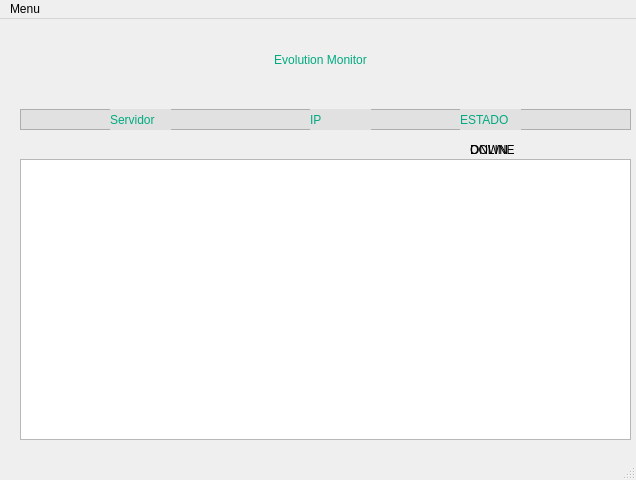
<?xml version="1.0" encoding="UTF-8"?>
<ui version="4.0">
 <class>MainWindow</class>
 <widget class="QMainWindow" name="MainWindow">
  <property name="geometry">
   <rect>
    <x>0</x>
    <y>0</y>
    <width>636</width>
    <height>480</height>
   </rect>
  </property>
  <property name="windowTitle">
   <string>MainWindow</string>
  </property>
  <widget class="QWidget" name="centralwidget">
   <widget class="QLabel" name="TITTLELABEL">
    <property name="geometry">
     <rect>
      <x>10</x>
      <y>20</y>
      <width>621</width>
      <height>41</height>
     </rect>
    </property>
    <property name="styleSheet">
     <string notr="true">color: rgb(0, 170, 127);
font: 75 36pt &quot;MS Shell Dlg 2&quot;;</string>
    </property>
    <property name="text">
     <string>Evolution Monitor</string>
    </property>
    <property name="alignment">
     <set>Qt::AlignCenter</set>
    </property>
   </widget>
   <widget class="QFrame" name="frame">
    <property name="geometry">
     <rect>
      <x>20</x>
      <y>90</y>
      <width>611</width>
      <height>21</height>
     </rect>
    </property>
    <property name="styleSheet">
     <string notr="true">background-color: rgb(225, 225, 225);</string>
    </property>
    <property name="frameShape">
     <enum>QFrame::StyledPanel</enum>
    </property>
    <property name="frameShadow">
     <enum>QFrame::Raised</enum>
    </property>
    <widget class="QLabel" name="label_2">
     <property name="geometry">
      <rect>
       <x>90</x>
       <y>0</y>
       <width>61</width>
       <height>21</height>
      </rect>
     </property>
     <property name="styleSheet">
      <string notr="true">color: rgb(0, 170, 127);
font: 75 12pt &quot;MS Shell Dlg 2&quot;;</string>
     </property>
     <property name="text">
      <string>Servidor</string>
     </property>
    </widget>
    <widget class="QLabel" name="label_3">
     <property name="geometry">
      <rect>
       <x>290</x>
       <y>0</y>
       <width>61</width>
       <height>21</height>
      </rect>
     </property>
     <property name="styleSheet">
      <string notr="true">color: rgb(0, 170, 127);
font: 75 12pt &quot;MS Shell Dlg 2&quot;;</string>
     </property>
     <property name="text">
      <string>IP</string>
     </property>
    </widget>
    <widget class="QLabel" name="label_4">
     <property name="geometry">
      <rect>
       <x>440</x>
       <y>0</y>
       <width>61</width>
       <height>21</height>
      </rect>
     </property>
     <property name="styleSheet">
      <string notr="true">color: rgb(0, 170, 127);
font: 75 12pt &quot;MS Shell Dlg 2&quot;;</string>
     </property>
     <property name="text">
      <string>ESTADO</string>
     </property>
    </widget>
   </widget>
   <widget class="QLabel" name="NOMBRESV">
    <property name="geometry">
     <rect>
      <x>100</x>
      <y>120</y>
      <width>91</width>
      <height>21</height>
     </rect>
    </property>
    <property name="styleSheet">
     <string notr="true">color: rgb(0, 0, 0);
font: 12pt &quot;MS Shell Dlg 2&quot;;</string>
    </property>
   </widget>
   <widget class="QLabel" name="IPSV">
    <property name="geometry">
     <rect>
      <x>280</x>
      <y>120</y>
      <width>71</width>
      <height>21</height>
     </rect>
    </property>
    <property name="styleSheet">
     <string notr="true">color: rgb(0, 0, 0);
font: 12pt &quot;MS Shell Dlg 2&quot;;</string>
    </property>
   </widget>
   <widget class="QLabel" name="DOWNLABEL">
    <property name="geometry">
     <rect>
      <x>470</x>
      <y>120</y>
      <width>51</width>
      <height>21</height>
     </rect>
    </property>
    <property name="styleSheet">
     <string notr="true">color: rgb(0, 0, 0);
font: 12pt &quot;MS Shell Dlg 2&quot;;</string>
    </property>
    <property name="text">
     <string>DOWN</string>
    </property>
   </widget>
   <widget class="QLabel" name="DOWNICON">
    <property name="geometry">
     <rect>
      <x>440</x>
      <y>120</y>
      <width>31</width>
      <height>21</height>
     </rect>
    </property>
    <property name="styleSheet">
     <string notr="true">image: url(:/newPrefix/delete.png);</string>
    </property>
    <property name="text">
     <string/>
    </property>
    <property name="scaledContents">
     <bool>false</bool>
    </property>
   </widget>
   <widget class="QLabel" name="UPICON">
    <property name="geometry">
     <rect>
      <x>440</x>
      <y>120</y>
      <width>31</width>
      <height>21</height>
     </rect>
    </property>
    <property name="styleSheet">
     <string notr="true">image: url(:/newPrefix/check.png);</string>
    </property>
    <property name="text">
     <string/>
    </property>
   </widget>
   <widget class="QLabel" name="UPLABEL">
    <property name="enabled">
     <bool>true</bool>
    </property>
    <property name="geometry">
     <rect>
      <x>470</x>
      <y>120</y>
      <width>61</width>
      <height>21</height>
     </rect>
    </property>
    <property name="cursor">
     <cursorShape>OpenHandCursor</cursorShape>
    </property>
    <property name="autoFillBackground">
     <bool>false</bool>
    </property>
    <property name="styleSheet">
     <string notr="true">color: rgb(0, 0, 0);
font: 12pt &quot;MS Shell Dlg 2&quot;;</string>
    </property>
    <property name="text">
     <string>ONLINE</string>
    </property>
   </widget>
   <widget class="QTableWidget" name="table_widget">
    <property name="enabled">
     <bool>true</bool>
    </property>
    <property name="geometry">
     <rect>
      <x>20</x>
      <y>140</y>
      <width>611</width>
      <height>281</height>
     </rect>
    </property>
    <property name="font">
     <font>
      <family>Malgun Gothic</family>
      <pointsize>13</pointsize>
      <weight>75</weight>
      <italic>false</italic>
      <bold>true</bold>
      <strikeout>false</strikeout>
      <kerning>true</kerning>
     </font>
    </property>
    <property name="cursor" stdset="0">
     <cursorShape>ArrowCursor</cursorShape>
    </property>
    <property name="mouseTracking">
     <bool>false</bool>
    </property>
    <property name="focusPolicy">
     <enum>Qt::StrongFocus</enum>
    </property>
    <property name="autoFillBackground">
     <bool>false</bool>
    </property>
    <property name="styleSheet">
     <string notr="true"/>
    </property>
    <property name="autoScroll">
     <bool>true</bool>
    </property>
    <property name="autoScrollMargin">
     <number>16</number>
    </property>
    <property name="editTriggers">
     <set>QAbstractItemView::NoEditTriggers</set>
    </property>
    <property name="tabKeyNavigation">
     <bool>true</bool>
    </property>
    <property name="alternatingRowColors">
     <bool>true</bool>
    </property>
    <property name="showGrid">
     <bool>true</bool>
    </property>
    <property name="sortingEnabled">
     <bool>false</bool>
    </property>
    <property name="wordWrap">
     <bool>true</bool>
    </property>
    <property name="cornerButtonEnabled">
     <bool>true</bool>
    </property>
    <attribute name="horizontalHeaderVisible">
     <bool>false</bool>
    </attribute>
    <attribute name="horizontalHeaderCascadingSectionResizes">
     <bool>false</bool>
    </attribute>
    <attribute name="horizontalHeaderMinimumSectionSize">
     <number>39</number>
    </attribute>
    <attribute name="horizontalHeaderDefaultSectionSize">
     <number>190</number>
    </attribute>
    <attribute name="horizontalHeaderHighlightSections">
     <bool>true</bool>
    </attribute>
    <attribute name="horizontalHeaderShowSortIndicator" stdset="0">
     <bool>false</bool>
    </attribute>
    <attribute name="verticalHeaderShowSortIndicator" stdset="0">
     <bool>false</bool>
    </attribute>
    <attribute name="verticalHeaderStretchLastSection">
     <bool>false</bool>
    </attribute>
    <column>
     <property name="text">
      <string>NOMBRE_SERVIDOR</string>
     </property>
     <property name="textAlignment">
      <set>AlignLeading|AlignVCenter</set>
     </property>
     <property name="foreground">
      <brush brushstyle="SolidPattern">
       <color alpha="255">
        <red>0</red>
        <green>0</green>
        <blue>0</blue>
       </color>
      </brush>
     </property>
    </column>
    <column>
     <property name="text">
      <string>IP_SERVIDOR</string>
     </property>
    </column>
    <column>
     <property name="text">
      <string>ESTADO</string>
     </property>
    </column>
   </widget>
   <zorder>UPICON</zorder>
   <zorder>TITTLELABEL</zorder>
   <zorder>frame</zorder>
   <zorder>NOMBRESV</zorder>
   <zorder>IPSV</zorder>
   <zorder>DOWNLABEL</zorder>
   <zorder>DOWNICON</zorder>
   <zorder>UPLABEL</zorder>
   <zorder>table_widget</zorder>
  </widget>
  <widget class="QMenuBar" name="menubar">
   <property name="geometry">
    <rect>
     <x>0</x>
     <y>0</y>
     <width>636</width>
     <height>21</height>
    </rect>
   </property>
   <widget class="QMenu" name="menuMenu">
    <property name="title">
     <string>Menu</string>
    </property>
    <addaction name="actionAgregar_IP"/>
    <addaction name="actionAbout"/>
   </widget>
   <addaction name="menuMenu"/>
  </widget>
  <widget class="QStatusBar" name="statusbar"/>
  <action name="actionAgregar_IP">
   <property name="text">
    <string>Agregar servidor</string>
   </property>
  </action>
  <action name="actionAbout">
   <property name="text">
    <string>About</string>
   </property>
  </action>
 </widget>
 <resources>
  <include location="iconos.qrc"/>
 </resources>
 <connections/>
</ui>
